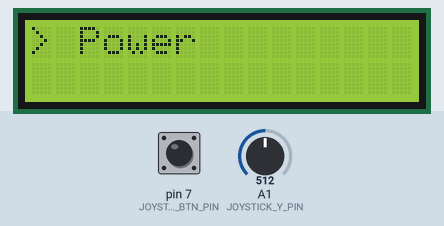
Recording of a sketch running on a simulated Arduino Uno, built with avr-gcc and run on an emulated ATmega328P. On the bench: 16×2 character LCD. The test bench sets the inputs (shaded band); at power-on: A1 (JOYSTICK_Y_PIN) = 512, pin 7 (JOYSTICK_BTN_PIN) HIGH.

Above: at 1.2 s.
1.3 s: A1 (JOYSTICK_Y_PIN) set to 600
2.8 s: A1 (JOYSTICK_Y_PIN) set to 628
At 2.9 s:
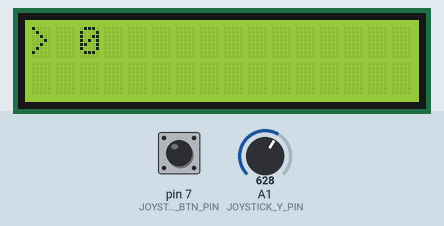
At 4.71 s:
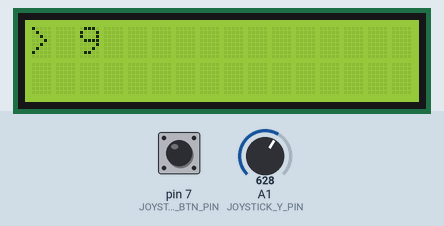
4.9 s: pin 7 (JOYSTICK_BTN_PIN) pulled LOW for 0.15 s
At 4.9 s:
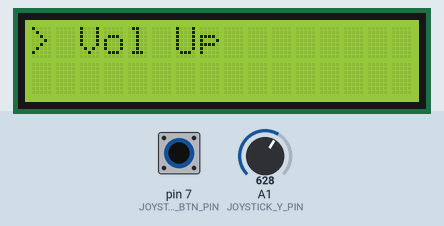
At 6.0 s:
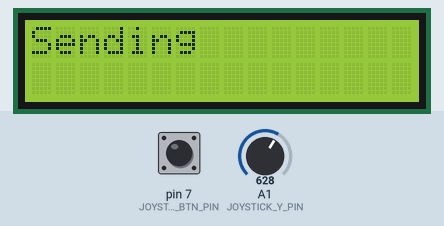
8.0 s: pin 7 (JOYSTICK_BTN_PIN) pulled LOW for 1 s
9.6 s: pin 7 (JOYSTICK_BTN_PIN) pulled LOW for 3.2 s
13.4 s: pin 7 (JOYSTICK_BTN_PIN) pulled LOW for 0.15 s
Timing chart, 0 to 16.4 s (numbered marks = the images above; inputs shaded):
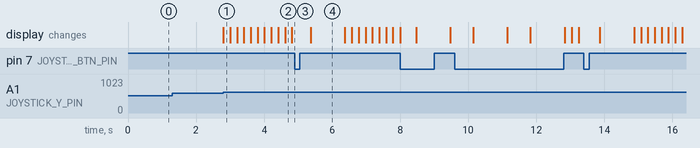

Measured:
- the behaviour switches between 612 and 613 on A1 (JOYSTICK_Y_PIN) (found by bisection; images 0 and 1)
- after the input at 1.3 s, every drawn part: stays the same
- after the input at 2.8 s, the display: changes at once (image 1)
- after the input at 4.9 s, the display: changes after 0.47 s (image 4)
- what the display in image 4 shows lasts 1.0 s, from 5.4 s to 6.4 s

The sketch:

Remote_Sony_CRT_LCD_JOYSTICK.ino
```cpp
#include <IRremote.h>
#include <LiquidCrystal.h>


// This project uses 16x1 screen you might need to adjust it to your screen.

// Pin definitions
const int IR_SEND_PIN = 6;

// LCD pins (rs, en, d4, d5, d6, d7)
LiquidCrystal lcd(12, 11, 5, 4, 3, 2);

// Joystick pins
const int JOYSTICK_X_PIN = A0;
const int JOYSTICK_Y_PIN = A1;
const int JOYSTICK_BTN_PIN = 7;

// Remote control parameters
const int REPEAT_COUNT = 5;
const int DELAY_BETWEEN = 25;
const int BIT_LENGTH = 12;
const int COMMAND_DELAY = 1500;

// Menu navigation
int currentMenuItem = 0;
bool menuNeedsUpdate = true;

// Joystick parameters
const int JOYSTICK_DEADZONE = 100;
const unsigned long JOYSTICK_DELAY = 200;
unsigned long lastJoystickMove = 0;

struct TVCode {
  unsigned long code;
  const char* name;
};

const TVCode SONY_CODES[] = {
  {0xA90, "Power"},
  {0x910, "0"},
  {0x010, "1"},
  {0x810, "2"},
  {0x410, "3"},
  {0xC10, "4"},
  {0x210, "5"},
  {0xA10, "6"},
  {0x610, "7"},
  {0xE10, "8"},
  {0x110, "9"},
  {0x490, "Vol Up"},
  {0xC90, "Vol Dn"},
  {0x090, "Ch Up"},
  {0x890, "Ch Down"},
  {0xA50, "TV/Vid"},
  {0x290, "Mute"},
  {0x070, "Home"},
  {0x190, "PicUp"},
  {0x990, "PicDwn"},
  {0x2D0, "Clear"},
  {0xDD0, "Jump"},
  {0xE90, "MTS"},
  {0x5D0, "Disply"},
  {0xD9A, "Rewind"},
  {0x59A, "Play"},
  {0x99A, "Pause"},
  {0x19A, "Stop"},
  {0xB9A, "Record"},
  {0x39A, "FastFW"},
  {0xCD0, "AM/PM"},
  {0xD10, "Enter"},
  {0x69A, "Eject"},
  {0xC30, "AV1"},
  {0x830, "AV2"},
  {0x430, "AV3"},
  {0xFD0, "TlTxt"},
  {0xA70, "Enter"},
  {0xCD0, "Right"},
  {0x2D0, "Left"},
  {0xAF0, "Down"},
  {0x2F0, "Up"},
  {0x070, "Home"},
  {0xF50, "PwrOFF"},
  {0x750, "PwrON"},
};

const int NUM_CODES = sizeof(SONY_CODES) / sizeof(SONY_CODES[0]);

// Function to pad string to 8 characters
String padString(const char* str, bool addArrow = false) {
  String result = addArrow ? "> " : "  ";
  result += str;
  while (result.length() < 8) {
    result += " ";
  }
  return result.substring(0, 8);
}

void setup() {
  Serial.begin(9600);
  IrSender.begin(IR_SEND_PIN);
  lcd.begin(16, 2);  // or lcd.begin(8, 2)
  pinMode(JOYSTICK_BTN_PIN, INPUT_PULLUP);

  // Initial display
  updateMenu();
}

void updateMenu() {
  // Clear both halves of the display
  lcd.clear();
  lcd.setCursor(40, 0);
  lcd.print("        ");  // Clear right half

  // Display current selection (left half)
  lcd.setCursor(0, 0);
  lcd.print(padString(SONY_CODES[currentMenuItem].name, true));

  // Display next item (right half)
  lcd.setCursor(40, 0);
  if (currentMenuItem < NUM_CODES - 1) {
    lcd.print(padString(SONY_CODES[currentMenuItem + 1].name));
  }
}

void sendCode(unsigned long code) {
  for (int i = 0; i < REPEAT_COUNT; i++) {
    IrSender.sendSony(code, BIT_LENGTH);
    delay(DELAY_BETWEEN);
  }

  // Visual feedback
  // Might delete this later.
  lcd.clear();
  lcd.setCursor(0, 0);
  lcd.print("Sending ");
  lcd.setCursor(40, 0);
  lcd.print(padString(SONY_CODES[currentMenuItem].name));

  delay(1000);
  updateMenu();
}

void handleJoystick() {
  int yValue = analogRead(JOYSTICK_Y_PIN);
  bool buttonPressed = digitalRead(JOYSTICK_BTN_PIN) == LOW;

  if (millis() - lastJoystickMove > JOYSTICK_DELAY) {
    if (yValue < 512 - JOYSTICK_DEADZONE) {  // Up
      currentMenuItem = (currentMenuItem > 0) ? currentMenuItem - 1 : NUM_CODES - 1;
      menuNeedsUpdate = true;
      lastJoystickMove = millis();
    } else if (yValue > 512 + JOYSTICK_DEADZONE) {  // Down
      currentMenuItem = (currentMenuItem < NUM_CODES - 1) ? currentMenuItem + 1 : 0;
      menuNeedsUpdate = true;
      lastJoystickMove = millis();
    }
  }

  if (buttonPressed) {
    sendCode(SONY_CODES[currentMenuItem].code);
    delay(200);
  }
}

void loop() {
  handleJoystick();

  if (menuNeedsUpdate) {
    updateMenu();
    menuNeedsUpdate = false;
  }
}
```
